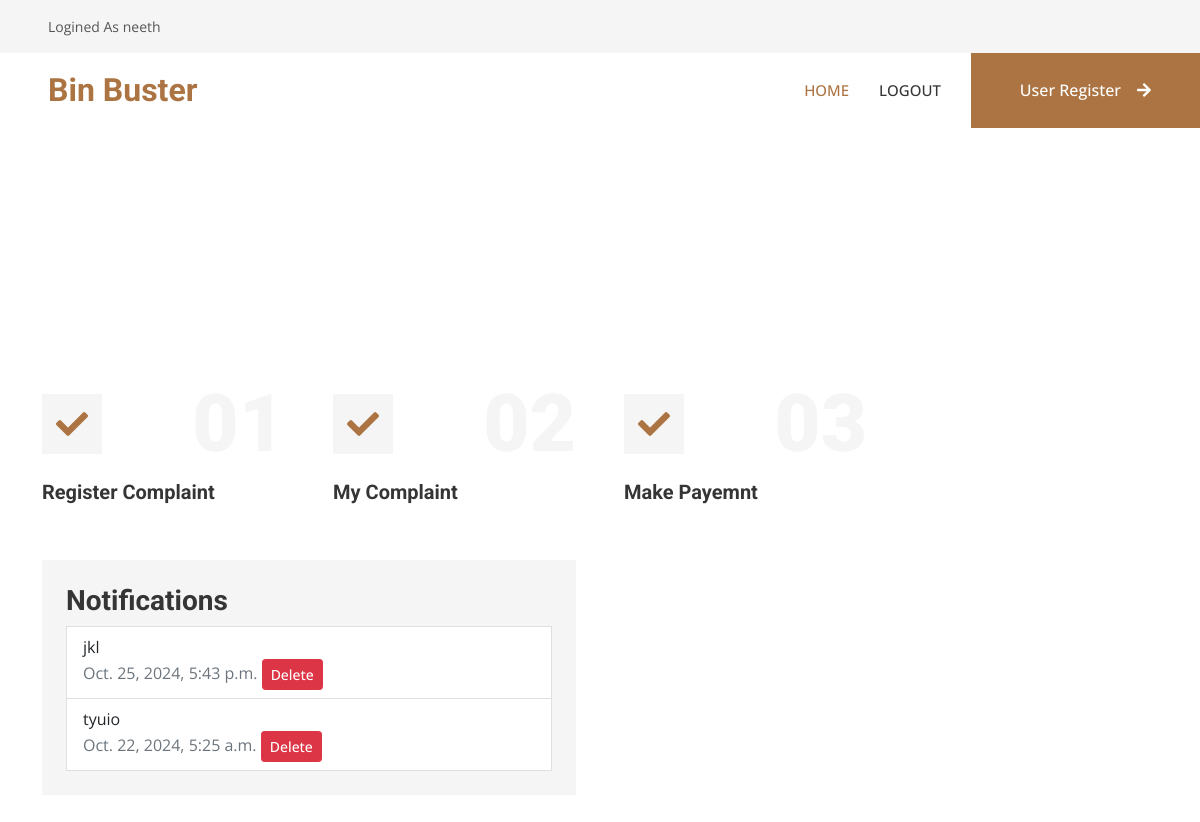
/userpage (signed in), run on the app's committed database.
### garbageapp/models.py (models this page shows, shortened)
class userreg(models.Model):
    username=models.CharField(max_length=25)
    password=models.CharField(max_length=25)
    email=models.CharField(max_length=25)
    phone=models.CharField(max_length=25)

class Notification(models.Model):
    user = models.ForeignKey(userreg, on_delete=models.CASCADE)  # Link to userreg model
    message = models.TextField()
    timestamp = models.DateTimeField(auto_now_add=True)
    is_read = models.BooleanField(default=False)

### garbageapp/views.py (the view)
# urls.py: path('userpage',views.userpage,name="userpage"),
def userpage(request):
    if 'email' in request.session:
        current_user = request.session['email']
        user = userreg.objects.get(email=current_user)
        user_complaints = regcomp.objects.filter(remail=current_user)
        driver_updates = drivstatus.objects.filter(area=user.phone)  # Assuming phone is a proxy for area
        notifications = Notification.objects.filter(user=user).order_by('-timestamp')
        return render(request, "userpage.html", {
            'current_user': current_user,
            'user': user,
            'notifications': notifications
        })
    else:
        return redirect('login')
    return render(request,"userpage.html")

### templates/userpage.html (shortened to what this page needs)
{% extends 'base.html' %}
{% block body %}
 <div class="container-xxl py-5" style="margin-top: 200px;">
    <div class="container">
        <div class="row g-5">
            <div class="col-md-6 col-lg-3 wow fadeIn" data-wow-delay="0.1s">
                <div class="d-flex align-items-center justify-content-between mb-2">
                    <div class="d-flex align-items-center justify-content-center bg-light" style="width: 60px; height: 60px;">
                        <i class="fa fa-check fa-2x text-primary"></i>
                    </div>
                    <h1 class="display-1 text-light mb-0">01</h1>
                </div>
                <a href="{% url 'usercomp' %}"><h5>Register Complaint</h5></a>
            </div>
            <div class="col-md-6 col-lg-3 wow fadeIn" data-wow-delay="0.3s">
                <div class="d-flex align-items-center justify-content-between mb-2">
                    <div class="d-flex align-items-center justify-content-center bg-light" style="width: 60px; height: 60px;">
                        <i class="fa fa-check fa-2x text-primary"></i>
                    </div>
                    <h1 class="display-1 text-light mb-0">02</h1>
                </div>
                <a href="{% url 'mycomplaint' %}"><h5>My Complaint</h5></a>
            </div>
            <div class="col-md-6 col-lg-3 wow fadeIn" data-wow-delay="0.3s">
                <div class="d-flex align-items-center justify-content-between mb-2">
                    <div class="d-flex align-items-center justify-content-center bg-light" style="width: 60px; height: 60px;">
                        <i class="fa fa-check fa-2x text-primary"></i>
                    </div>
                    <h1 class="display-1 text-light mb-0">03</h1>
                </div>
                <a href="{% url 'payment' %}"><h5>Make Payemnt</h5></a>
            </div>
            <br><br>
            <div class="col-md-6 col-lg-6 wow fadeIn" data-wow-delay="0.5s">
                <div class="bg-light p-4">
                    <h3>Notifications</h3>
                    <ul class="list-group">
                        {% if notifications %}
                            {% for notification in notifications %}
                                <li class="list-group-item {% if not notification.is_read %} bg-warning {% endif %}">
                                    {{ notification.message }} <br>
                                    <span class="text-muted">{{ notification.timestamp }}</span>
                                    <form action="{% url 'delete_notification' notification.id %}" method="POST" style="display:inline;">
                                        <button type="submit" class="btn btn-danger btn-sm">Delete</button>
                                    </form>
                                    {% if not notification.is_read %}
                                        <a href="{% url 'mark_notification_as_read' notification.id %}" class="btn btn-sm btn-primary">
                                            Mark as Read
                                        </a>
                                    {% else %}
                                        <span class="badge badge-success">Read</span>
                                    {% endif %}
                                </li>
                            {% endfor %}
                        {% else %}
                            <li class="list-group-item">No notifications available</li>
                        {% endif %}
                    </ul>
                </div>
            </div>
        </div>
    </div>
</div>
{% endblock %}

### templates/base.html (shortened to what this page needs)
<!DOCTYPE html>
<html lang="en">
<head>
    <link href="https://cdnjs.cloudflare.com/ajax/libs/font-awesome/5.10.0/css/all.min.css" rel="stylesheet">
    <link href="https://cdn.jsdelivr.net/npm/bootstrap-icons@1.4.1/font/bootstrap-icons.css" rel="stylesheet">
    <link href="/static/lib/animate/animate.min.css" rel="stylesheet">
    <link href="/static/lib/owlcarousel/assets/owl.carousel.min.css" rel="stylesheet">
    <link href="/static/lib/lightbox/css/lightbox.min.css" rel="stylesheet">
    <link href="/static/css/bootstrap.min.css" rel="stylesheet">
    <link href="/static/css/style.css" rel="stylesheet">
</head>
<body>
    {% if current_user %}
    <div class="container-fluid bg-light p-0">
        <div class="row gx-0 d-none d-lg-flex">
            <div class="col-lg-7 px-5 text-start">
                <div class="h-100 d-inline-flex align-items-center py-3 me-4">
                    <small>Logined As {{user.username}}</small>
                </div>
            </div>
            <div class="col-lg-5 px-5 text-end">
            </div>
        </div>
    </div>
    {% endif %}
    <nav class="navbar navbar-expand-lg bg-white navbar-light sticky-top p-0">
        <a href="/" class="navbar-brand d-flex align-items-center px-4 px-lg-5">
            <h2 class="m-0 text-primary">Bin Buster </h2>
        </a>
        <div class="collapse navbar-collapse" id="navbarCollapse">
            <div class="navbar-nav ms-auto p-4 p-lg-0">
                <a href="/" class="nav-item nav-link active">Home</a>
                {% if current_user %}
                <a href="{% url 'logout' %}" class="nav-item nav-link">Logout</a>
                {% endif %}
            </div>
            <a href="{% url 'userregister' %}" class="btn btn-primary py-4 px-lg-5 d-none d-lg-block">User Register<i class="fa fa-arrow-right ms-3"></i></a>
        </div>
    </nav>
{% block body %}{% endblock %}
</body>
</html>

### static/css/style.css (style rules this page uses)
:root { --primary: #AB7442; --light: #F5F5F5; --dark: #353535; }
.btn { font-weight: 500; transition: .5s; }
.btn.btn-primary, .btn.btn-secondary { color: #FFFFFF; }
.navbar-light .navbar-nav .nav-link { margin-right: 30px; padding: 25px 0; color: #FFFFFF; font-size: 15px; font-weight: 500; text-transform: uppercase; outline: none; }
.navbar-light .navbar-nav .nav-link:hover, .navbar-light .navbar-nav .nav-link.active { color: var(--primary); }
.navbar-light .navbar-brand, .navbar-light a.btn { height: 75px; }
.navbar-light .navbar-nav .nav-link { color: var(--dark); font-weight: 500; }
.navbar-light.sticky-top { top: -100px; transition: .5s; }

### data on the page
userreg: username "neeth"
Notification: message "jkl", timestamp "Oct. 25, 2024, 5:43 p.m."
Notification: message "tyuio", timestamp "Oct. 22, 2024, 5:25 a.m."
